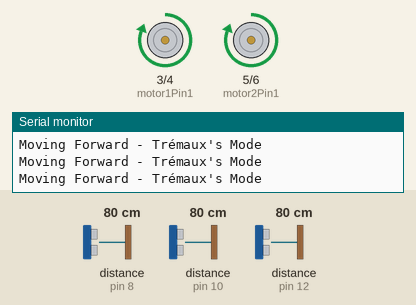
Simulated run of this sketch. Board: Arduino Uno, built with avr-gcc and run on an emulated ATmega328P. Parts: motor-driver pin pairs drawn as motors (green arrow = first pin HIGH = forward, orange = second pin HIGH = backward, longer = more drive), the last lines printed to the serial monitor. Wiring (inferred from the names in the program): 3 × ultrasonic range finder: trigger pin 7, echo pin 8 / trigger pin 9, echo pin 10 / trigger pin 11, echo pin 12. The inputs (shaded band) are chosen by the test bench; at power-on: distance to the obstacle (sensors on pin 8, pin 10, pin 12) 80 cm. The echo pulse lasts 58.3 µs per cm.

Above: at 1.2 s.
1.3 s: distance to the obstacle (sensor on pin 8) set to 13 cm
2.8 s: distance to the obstacle (sensor on pin 8) set to 10 cm
At 4.0 s:
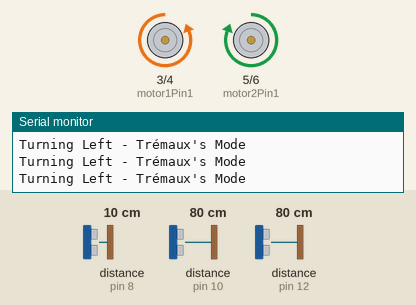
4.3 s: distance to the obstacle (sensor on pin 10) set to 13 cm
5.8 s: distance to the obstacle (sensor on pin 10) set to 9 cm
At 6.2 s:
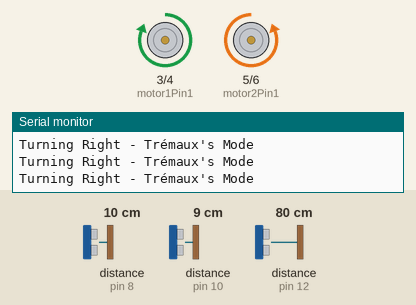
7.3 s: distance to the obstacle (sensor on pin 12) set to 13 cm
8.8 s: distance to the obstacle (sensor on pin 12) set to 10 cm
At 9.5 s:
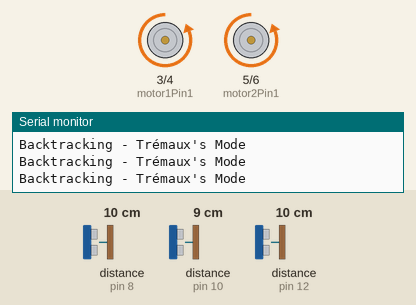
Timing chart, 0 to 11.3 s (numbered marks = the images above; inputs shaded):
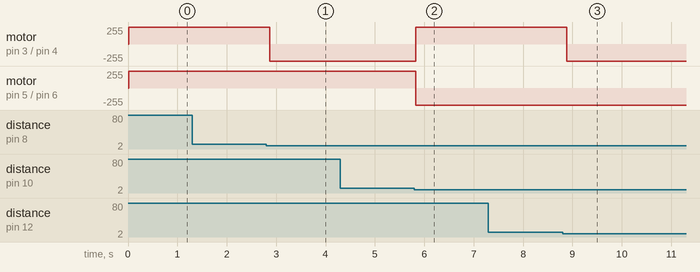

Measured:
- the behaviour switches between 12 and 11 cm on distance to the obstacle (sensor on pin 8) (found by bisection; images 0 and 1)
- the behaviour switches between 12 and 11 cm on distance to the obstacle (sensor on pin 10) (found by bisection; images 1 and 2)
- the behaviour switches between 12 and 11 cm on distance to the obstacle (sensor on pin 12) (found by bisection; images 2 and 3)
- after the input at 2.8 s, motor on pin 3 (motor1Pin1) / pin 4 (motor1Pin2): forward 255/255 → backward 255/255 after 0.07 s
- after the input at 5.8 s, motor on pin 3 (motor1Pin1) / pin 4 (motor1Pin2): backward 255/255 → forward 255/255 at once; motor on pin 5 (motor2Pin1) / pin 6 (motor2Pin2): forward 255/255 → backward 255/255 at once
- after the input at 8.8 s, motor on pin 3 (motor1Pin1) / pin 4 (motor1Pin2): forward 255/255 → backward 255/255 after 0.09 s

The sketch:

zyro.ino
```cpp
// Define pins for motors and sensors
const int motor1Pin1 = 3;  // L298N IN1
const int motor1Pin2 = 4;  // L298N IN2
const int motor2Pin1 = 5;  // L298N IN3
const int motor2Pin2 = 6;  // L298N IN4
const int trigPin1 = 7;    // Front ultrasonic sensor
const int echoPin1 = 8;
const int trigPin2 = 9;    // Left ultrasonic sensor
const int echoPin2 = 10;
const int trigPin3 = 11;   // Right ultrasonic sensor
const int echoPin3 = 12;

char command;              // For storing Bluetooth commands
bool bluetoothControl = false;  // Switch between Bluetooth control and Trémaux's mode

// Path tracking variables for Trémaux's algorithm
bool pathMarked[4] = {false, false, false, false}; // 0: Forward, 1: Left, 2: Right, 3: Backward

void setup() {
  // Initialize motor and sensor pins
  pinMode(motor1Pin1, OUTPUT);
  pinMode(motor1Pin2, OUTPUT);
  pinMode(motor2Pin1, OUTPUT);
  pinMode(motor2Pin2, OUTPUT);
  pinMode(trigPin1, OUTPUT);
  pinMode(echoPin1, INPUT);
  pinMode(trigPin2, OUTPUT);
  pinMode(echoPin2, INPUT);
  pinMode(trigPin3, OUTPUT);
  pinMode(echoPin3, INPUT);

  // Initialize serial for debugging and Bluetooth (HC-05 uses Serial)
  Serial.begin(9600);
  Serial.println("Zyroxin Initialized: Ready for Bluetooth and Trémaux mode.");
}

void loop() {
  // Check for Bluetooth commands
  if (Serial.available() > 0) {
    command = Serial.read();
    handleBluetoothCommand(command);
  }

  // Trémaux's Algorithm if Bluetooth control is disabled
  if (!bluetoothControl) {
    int distanceFront = getDistance(trigPin1, echoPin1);
    int distanceLeft = getDistance(trigPin2, echoPin2);
    int distanceRight = getDistance(trigPin3, echoPin3);

    updatePathMarkers(distanceFront, distanceLeft, distanceRight);

    // Decision making in Trémaux's algorithm
    if (!pathMarked[0] && distanceFront > 10) {
      moveForward();
      pathMarked[0] = true; // Mark forward path
      Serial.println("Moving Forward - Trémaux's Mode");
    } else if (!pathMarked[1] && distanceLeft > 10) {
      turnLeft();
      pathMarked[1] = true; // Mark left path
      Serial.println("Turning Left - Trémaux's Mode");
    } else if (!pathMarked[2] && distanceRight > 10) {
      turnRight();
      pathMarked[2] = true; // Mark right path
      Serial.println("Turning Right - Trémaux's Mode");
    } else {
      moveBackward();
      Serial.println("Backtracking - Trémaux's Mode");
    }
  }

  delay(100);  // Short delay for stability
}

// Handle Bluetooth commands
void handleBluetoothCommand(char cmd) {
  switch (cmd) {
    case 'F':
      moveForward();
      Serial.println("Bluetooth Command: Moving Forward");
      break;
    case 'B':
      moveBackward();
      Serial.println("Bluetooth Command: Moving Backward");
      break;
    case 'L':
      turnLeft();
      Serial.println("Bluetooth Command: Turning Left");
      break;
    case 'R':
      turnRight();
      Serial.println("Bluetooth Command: Turning Right");
      break;
    case 'S':
      stopMovement();
      Serial.println("Bluetooth Command: Stop");
      break;
    case 'X':
      bluetoothControl = true;  // Switch to Bluetooth manual mode
      Serial.println("Bluetooth Control Enabled: Manual Mode Activated");
      break;
    case 'Y':
      bluetoothControl = false;  // Switch back to Trémaux's algorithm
      Serial.println("Trémaux's Algorithm Enabled: Autonomous Mode Activated");
      break;
  }
}

// Distance measurement using ultrasonic sensors
int getDistance(int trigPin, int echoPin) {
  digitalWrite(trigPin, LOW);
  delayMicroseconds(2);
  digitalWrite(trigPin, HIGH);
  delayMicroseconds(10);
  digitalWrite(trigPin, LOW);

  long duration = pulseIn(echoPin, HIGH);
  int distance = duration * 0.0344 / 2; // Convert to cm
  return distance;
}

// Update path markers for Trémaux's algorithm
void updatePathMarkers(int distanceFront, int distanceLeft, int distanceRight) {
  const int obstacleThreshold = 10; // cm

  pathMarked[0] = (distanceFront <= obstacleThreshold);  // Forward
  pathMarked[1] = (distanceLeft <= obstacleThreshold);   // Left
  pathMarked[2] = (distanceRight <= obstacleThreshold);  // Right
}

// Movement functions
void moveForward() {
  analogWrite(motor1Pin1, 255);  // Full speed forward
  analogWrite(motor1Pin2, 0);
  analogWrite(motor2Pin1, 255);  // Full speed forward
  analogWrite(motor2Pin2, 0);
}

void moveBackward() {
  analogWrite(motor1Pin1, 0);
  analogWrite(motor1Pin2, 255);  // Full speed backward
  analogWrite(motor2Pin1, 0);
  analogWrite(motor2Pin2, 255);  // Full speed backward
}

void turnLeft() {
  analogWrite(motor1Pin1, 0);
  analogWrite(motor1Pin2, 255);  // Left motor backward
  analogWrite(motor2Pin1, 255);  // Right motor forward
  analogWrite(motor2Pin2, 0);
}

void turnRight() {
  analogWrite(motor1Pin1, 255);  // Left motor forward
  analogWrite(motor1Pin2, 0);
  analogWrite(motor2Pin1, 0);
  analogWrite(motor2Pin2, 255);  // Right motor backward
}

void stopMovement() {
  analogWrite(motor1Pin1, 0);
  analogWrite(motor1Pin2, 0);  // Stop both motors
  analogWrite(motor2Pin1, 0);
  analogWrite(motor2Pin2, 0);
}
```
